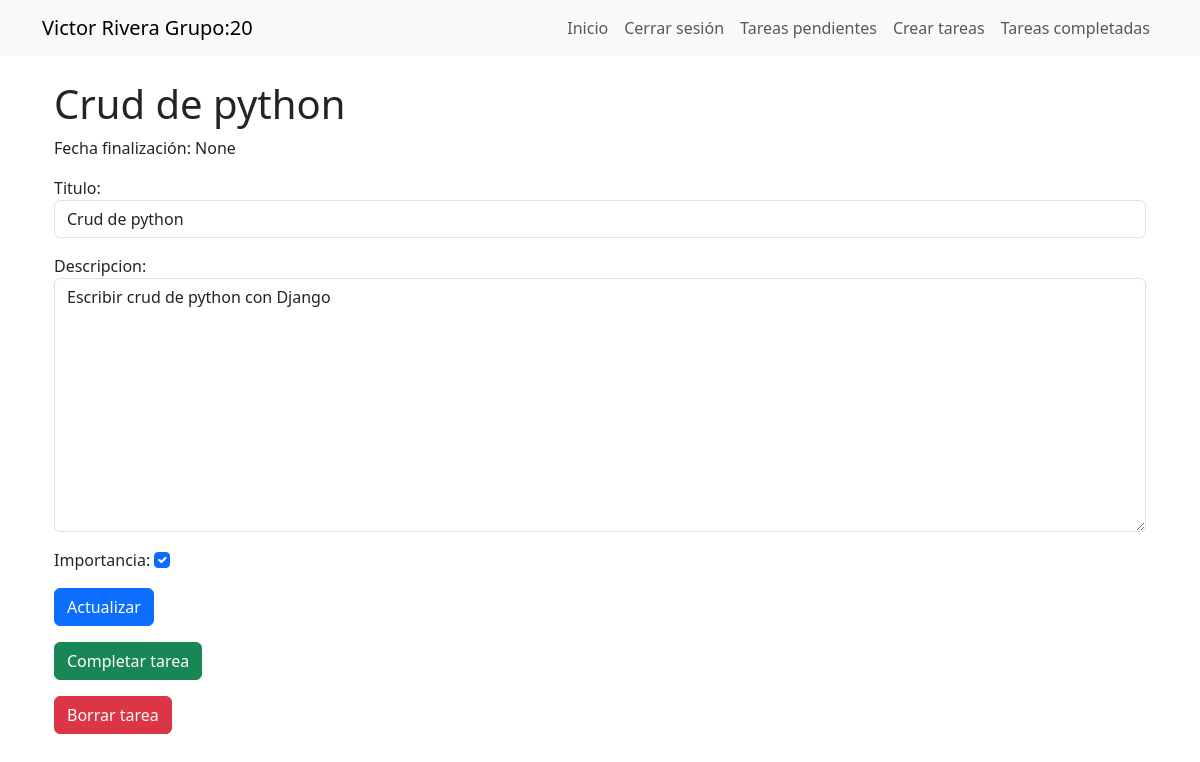
The page /tareas/14 (signed in) on the database its author committed.
### tareas/models.py (models this page shows, shortened)
class Tarea(models.Model):
    titulo=models.CharField(max_length=100)
    descripcion=models.TextField(blank=True)
    creado=models.DateTimeField(auto_now_add=True)
    finalizado=models.DateTimeField(null=True)
    importancia=models.BooleanField(default=False)
    usuario=models.ForeignKey(User, on_delete=models.CASCADE)

### tareas/views.py (the view, shortened to what this page needs)
# urls.py: path('tareas/<int:tarea_id>', views.detalleTareas, name='detalleTareas'),
@login_required
def detalleTareas(request, tarea_id):
    if request.method=='GET':
        tarea = get_object_or_404(Tarea, pk=tarea_id,usuario=request.user)
        formulario = FormularioTareas(instance=tarea)
        return render(request, 'tareas_detalles.html', {'tarea': tarea, 'formulario': formulario})

### tareas/formularios.py
class FormularioTareas(forms.ModelForm):
    class Meta:
        model = Tarea
        fields = ['titulo', 'descripcion', 'importancia']
        widgets = {
            'titulo': forms.TextInput(attrs={'class': 'form-control'}),
            'descripcion': forms.Textarea(attrs={'class': 'form-control'}),
            'importancia': forms.CheckboxInput(attrs={'class': 'form-check-input'})
        }

### tareas/templates/tareas_detalles.html (shortened to what this page needs)
{% extends "templates.html" %}
{% block content %}
<main class="container mt-4">
    <h1>{{ tarea.titulo }}</h1>
    <p>Fecha finalización: {{ tarea.finalizado }}</p>
    <form action="" method="POST" class="mb-3">
        {{ formulario.as_p }}
        <button type="submit" class="btn btn-primary">Actualizar</button>
    </form>
    <form action="{% url 'tareasCompletadas' tarea.id %}" method="POST" class="mb-3">
        <button type="submit" class="btn btn-success">Completar tarea</button>
    </form>
    <form action="{% url 'borrarTareas' tarea.id %}" method="POST" class="mb-3">
        <button type="submit" class="btn btn-danger">Borrar tarea</button>
    </form>
</main>
{% endblock %}

### rows shown on the page
Tarea: titulo "Crud de python", finalizado "None", descripcion "Escribir crud de python con Django", importancia "☑"
